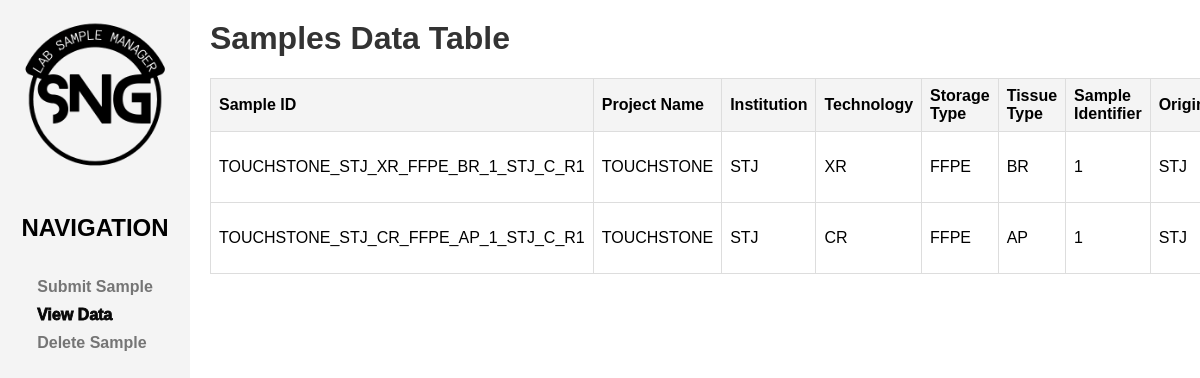
Page /data/ on the earlier database version.
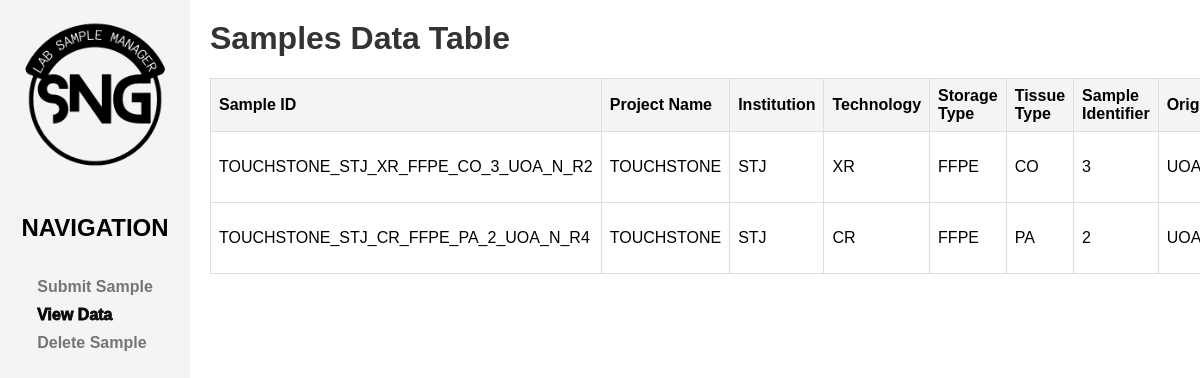
Same page on the later database version.
### SampleNameGen/models.py (models this page shows, shortened)
class Sample(models.Model):
    sample_id = models.TextField(primary_key=True)
    project_name = models.CharField(max_length=100)
    institution = models.CharField(max_length=100)
    technology = models.CharField(max_length=100)
    storage_type = models.CharField(max_length=100)
    tissue_type = models.CharField(max_length=100)
    sample_name = models.CharField(max_length=100)
    origin = models.CharField(max_length=100)
    condition = models.CharField(max_length=100)
    replicate = models.CharField(max_length=100)
    date = models.DateField(default=timezone.now)
    description = models.TextField(blank=True, null=True)

### SampleNameGen/views.py (the view)
# urls.py: path("data/", views.data, name="data"),
def data(request):
    samples = Sample.objects.all()  # Fetch all data from the Submission model
    return render(request, 'data_table.html', {'samples': samples, 'current_page': 'data'})

### SampleNameGen/templates/data_table.html (shortened to what this page needs)
{% extends 'base.html' %}
{% block content %}
<h1>Samples Data Table</h1>
<table>
    <thead>
        <tr>
            <th>Sample ID</th>
            <th>Project Name</th>
            <th>Institution</th>
            <th>Technology</th>
            <th>Storage Type</th>
            <th>Tissue Type</th>
            <th>Sample Identifier</th>
            <th>Origin</th>
        </tr>
    </thead>
    <tbody>
        {% for sample in samples %}
        <tr>
            <td>{{ sample.sample_id }}</td>
            <td>{{ sample.project_name }}</td>
            <td>{{ sample.institution }}</td>
            <td>{{ sample.technology }}</td>
            <td>{{ sample.storage_type }}</td>
            <td>{{ sample.tissue_type }}</td>
            <td>{{ sample.sample_name }}</td>
            <td>{{ sample.origin }}</td>
        </tr>
        {% endfor %}
    </tbody>
</table>
{% endblock %}

### SampleNameGen/templates/base.html (shortened to what this page needs)
{% load static %}
<!DOCTYPE html>
<html lang="en">
<head>
</head>
<body>
    <div class="sidebar">
        <div class="logo-container">
            <img src="{% static 'images/SNG_logo.png' %}" alt="Logo">
        </div>
        <h2>NAVIGATION</h2>
        <ul>
            <li><a href="{% url 'home' %}" {% if current_page == 'home' %}class="active"{% endif %}>Submit Sample</a></li>
            <li><a href="{% url 'data' %}" {% if current_page == 'data' %}class="active"{% endif %}>View Data</a></li>
            <li><a href="{% url 'delete' %}" {% if current_page == 'delete' %}class="active"{% endif %}>Delete Sample</a></li>
        </ul>
    </div>
    <div class="main-content">
        <div class="container">
            {% block content %}
            {% endblock %}
        </div>
    </div>
</body>
</html>

### SampleNameGen/templates/base.html (style rules this page uses)
body { font-family: Arial, sans-serif; margin: 0; padding: 0; display: flex; min-height: 100vh; }
.sidebar { width: 150px; background-color: #f4f4f4; padding: 20px; box-shadow: 2px 0 5px rgba(0,0,0,0.1); display: flex; flex-direction: column; align-items: center; flex-shrink: 0; }
.sidebar img { max-width: 100%; height: auto; margin-bottom: 20px; }
.sidebar h2 { margin-top: 0; }
.sidebar ul { list-style-type: none; padding: 0; }
.sidebar ul li { margin-bottom: 10px; }
.sidebar ul li a { text-decoration: none; color: #757575; font-weight: bold; }
.sidebar ul li a.active { color: #070707; -webkit-text-stroke: 0.8px currentColor; }
.main-content { flex: 1; padding: 20px 0 20px 20px; background-color: #fff; overflow-x: auto; }
.container { margin: 0; max-width: none; }
h1 { color: #333; margin-top: 0; }
table { width: 100%; border-collapse: collapse; margin-top: 20px; }
th, td { border: 1px solid #ddd; padding: 8px; text-align: left; }
th { background-color: #f4f4f4; font-weight: bold; }
.logo-container { width: 100%; text-align: center; margin-bottom: 20px; }
.logo-container img { max-width: 100%; height: auto; object-fit: contain; }

Differences in the rows shown:
removed Sample: sample_id "TOUCHSTONE_STJ_XR_FFPE_BR_1_STJ_C_R1", project_name "TOUCHSTONE", institution "STJ", technology "XR", storage_type "FFPE", tissue_type "BR", sample_name "1", origin "STJ"
removed Sample: sample_id "TOUCHSTONE_STJ_CR_FFPE_AP_1_STJ_C_R1", project_name "TOUCHSTONE", institution "STJ", technology "CR", storage_type "FFPE", tissue_type "AP", sample_name "1", origin "STJ"
added Sample: sample_id "TOUCHSTONE_STJ_XR_FFPE_CO_3_UOA_N_R2", project_name "TOUCHSTONE", institution "STJ", technology "XR", storage_type "FFPE", tissue_type "CO", sample_name "3", origin "UOA"
added Sample: sample_id "TOUCHSTONE_STJ_CR_FFPE_PA_2_UOA_N_R4", project_name "TOUCHSTONE", institution "STJ", technology "CR", storage_type "FFPE", tissue_type "PA", sample_name "2", origin "UOA"
